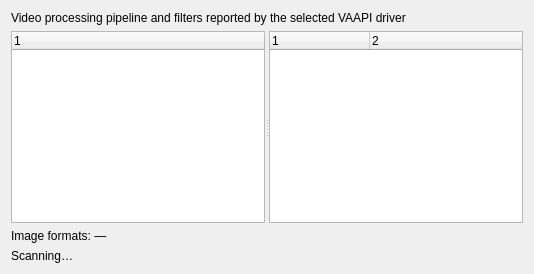
<?xml version="1.0" encoding="UTF-8"?>
<ui version="4.0">
 <class>ProcessingTab</class>
 <widget class="QWidget" name="processingPage">
  <layout class="QVBoxLayout" name="processingLayout" stretch="0,1,0,0">
   <item>
    <widget class="QLabel" name="processingDescription">
     <property name="text"><string notr="true">Video processing pipeline and filters reported by the selected VAAPI driver</string></property>
     <property name="wordWrap"><bool>true</bool></property>
     <property name="textFormat"><enum>Qt::PlainText</enum></property>
     <property name="textInteractionFlags"><set>Qt::TextSelectableByMouse</set></property>
    </widget>
   </item>
   <item>
    <widget class="QSplitter" name="processorSplitter">
     <property name="orientation"><enum>Qt::Horizontal</enum></property>
     <widget class="QTreeWidget" name="processorTree">
      <property name="rootIsDecorated"><bool>false</bool></property>
      <property name="columnCount"><number>1</number></property>
      <property name="headerLabels">
       <stringlist notr="true">
        <string notr="true">Processor capability</string>
       </stringlist>
      </property>
     </widget>
     <widget class="QTreeWidget" name="processorDetails">
      <property name="alternatingRowColors"><bool>true</bool></property>
      <property name="rootIsDecorated"><bool>false</bool></property>
      <property name="indentation"><number>14</number></property>
      <property name="columnCount"><number>2</number></property>
      <property name="headerLabels">
       <stringlist notr="true">
        <string notr="true">Property</string>
        <string notr="true">Value</string>
       </stringlist>
      </property>
     </widget>
    </widget>
   </item>
   <item>
    <widget class="QLabel" name="imageFormats">
     <property name="text"><string notr="true">Image formats: —</string></property>
     <property name="wordWrap"><bool>true</bool></property>
     <property name="textFormat"><enum>Qt::PlainText</enum></property>
     <property name="textInteractionFlags"><set>Qt::TextSelectableByMouse</set></property>
    </widget>
   </item>
   <item>
    <widget class="QLabel" name="processorStatus">
     <property name="text"><string notr="true">Scanning…</string></property>
     <property name="wordWrap"><bool>true</bool></property>
     <property name="textFormat"><enum>Qt::PlainText</enum></property>
     <property name="textInteractionFlags"><set>Qt::TextSelectableByMouse</set></property>
    </widget>
   </item>
  </layout>
 </widget>
</ui>
